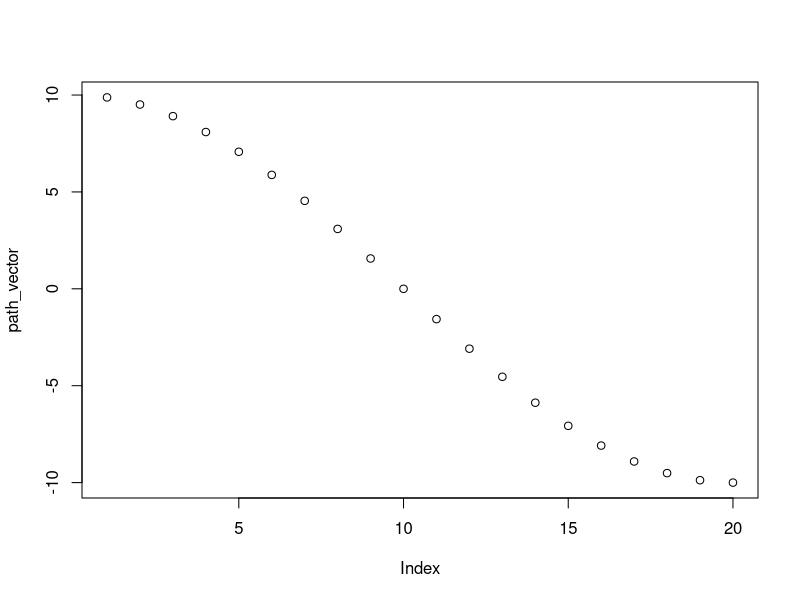

The R source for this figure:
old_vel <- 10
new_vel <- -10

vel_gap <- new_vel-old_vel
max_accel <- 800
fri_packet_interval <- 0.002

gap_time <- abs(vel_gap)/max_accel
adjusted_gap_time <- (pi/2)*gap_time
intervals <- ceiling(adjusted_gap_time/fri_packet_interval)
path_vector <- c()

sign = sign(vel_gap)

for (i in 0:intervals){
  path_vector[i] <- -(vel_gap/2)*cos((pi)*(i/intervals))+(0.5*vel_gap)+old_vel
}
  


plot(path_vector)



## Rederiving gap time adjustment constant

# intervals <- ceiling(gap_time/fri_packet_interval)
# path_vector <- c()
# 
# for (i in 0:intervals){
#   path_vector[i] <- -(vel_gap/2)*cos((pi)*(i/intervals))+(0.5*vel_gap)+old_vel
# }
# 
# plot(path_vector)
# 
# ((path_vector[length(path_vector)/2]-path_vector[(length(path_vector)/2)-1])/fri_packet_interval)/max_accel











